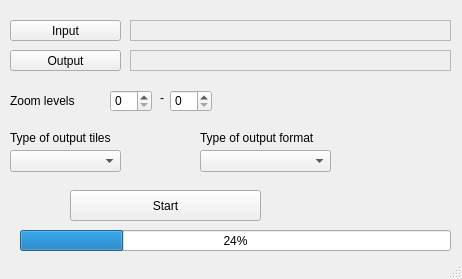
<?xml version="1.0" encoding="UTF-8"?>
<ui version="4.0">
 <class>MainWindow</class>
 <widget class="QMainWindow" name="MainWindow">
  <property name="geometry">
   <rect>
    <x>0</x>
    <y>0</y>
    <width>462</width>
    <height>279</height>
   </rect>
  </property>
  <property name="windowTitle">
   <string>MainWindow</string>
  </property>
  <widget class="QWidget" name="centralwidget">
   <widget class="QPushButton" name="pushbutton_input">
    <property name="geometry">
     <rect>
      <x>10</x>
      <y>20</y>
      <width>111</width>
      <height>21</height>
     </rect>
    </property>
    <property name="text">
     <string>Input</string>
    </property>
   </widget>
   <widget class="QPushButton" name="pushbutton_output">
    <property name="geometry">
     <rect>
      <x>10</x>
      <y>50</y>
      <width>111</width>
      <height>21</height>
     </rect>
    </property>
    <property name="text">
     <string>Output</string>
    </property>
   </widget>
   <widget class="QSpinBox" name="spinbox_general">
    <property name="geometry">
     <rect>
      <x>170</x>
      <y>90</y>
      <width>42</width>
      <height>22</height>
     </rect>
    </property>
   </widget>
   <widget class="QSpinBox" name="spinbox_overview">
    <property name="geometry">
     <rect>
      <x>110</x>
      <y>90</y>
      <width>42</width>
      <height>22</height>
     </rect>
    </property>
   </widget>
   <widget class="QComboBox" name="combobox_type_output_tiles">
    <property name="geometry">
     <rect>
      <x>10</x>
      <y>150</y>
      <width>111</width>
      <height>22</height>
     </rect>
    </property>
    <property name="editable">
     <bool>false</bool>
    </property>
   </widget>
   <widget class="QLabel" name="label_general_level">
    <property name="geometry">
     <rect>
      <x>10</x>
      <y>90</y>
      <width>71</width>
      <height>21</height>
     </rect>
    </property>
    <property name="text">
     <string>Zoom levels</string>
    </property>
   </widget>
   <widget class="QLabel" name="label_type_output">
    <property name="geometry">
     <rect>
      <x>10</x>
      <y>130</y>
      <width>111</width>
      <height>16</height>
     </rect>
    </property>
    <property name="text">
     <string>Type of output tiles</string>
    </property>
   </widget>
   <widget class="QPushButton" name="pushbutton_start">
    <property name="geometry">
     <rect>
      <x>70</x>
      <y>190</y>
      <width>191</width>
      <height>31</height>
     </rect>
    </property>
    <property name="text">
     <string>Start</string>
    </property>
   </widget>
   <widget class="QComboBox" name="combobox_type_output">
    <property name="geometry">
     <rect>
      <x>200</x>
      <y>150</y>
      <width>131</width>
      <height>22</height>
     </rect>
    </property>
   </widget>
   <widget class="QLabel" name="label_output_file">
    <property name="geometry">
     <rect>
      <x>200</x>
      <y>130</y>
      <width>121</width>
      <height>16</height>
     </rect>
    </property>
    <property name="text">
     <string>Type of output format</string>
    </property>
   </widget>
   <widget class="QLabel" name="label_output">
    <property name="geometry">
     <rect>
      <x>130</x>
      <y>50</y>
      <width>321</width>
      <height>21</height>
     </rect>
    </property>
    <property name="frameShape">
     <enum>QFrame::StyledPanel</enum>
    </property>
    <property name="text">
     <string/>
    </property>
   </widget>
   <widget class="QLabel" name="label_input">
    <property name="geometry">
     <rect>
      <x>130</x>
      <y>20</y>
      <width>321</width>
      <height>21</height>
     </rect>
    </property>
    <property name="frameShape">
     <enum>QFrame::StyledPanel</enum>
    </property>
    <property name="text">
     <string/>
    </property>
   </widget>
   <widget class="QProgressBar" name="progressBar">
    <property name="geometry">
     <rect>
      <x>20</x>
      <y>230</y>
      <width>431</width>
      <height>21</height>
     </rect>
    </property>
    <property name="value">
     <number>24</number>
    </property>
   </widget>
   <widget class="QLabel" name="dash_zoom">
    <property name="geometry">
     <rect>
      <x>160</x>
      <y>90</y>
      <width>16</width>
      <height>16</height>
     </rect>
    </property>
    <property name="text">
     <string>-</string>
    </property>
   </widget>
  </widget>
  <widget class="QStatusBar" name="statusbar"/>
 </widget>
 <resources/>
 <connections/>
</ui>
